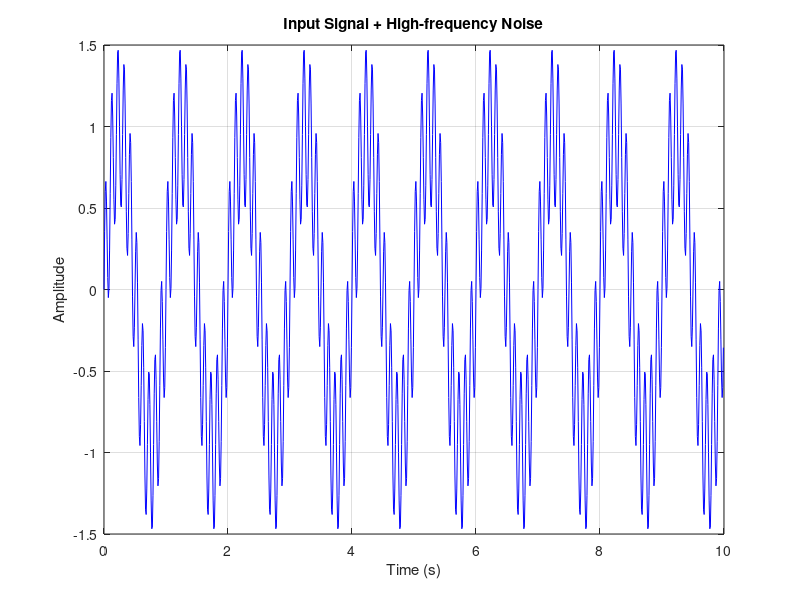

Here is the MATLAB script that generated this plot:
% Input Signal + High-frequency Noise
clc;
clear;
close all;

% กำหนดตัวแปร
N = 1000;               % จำนวนจุดข้อมูล
fs = 100;               % ความถี่สุ่มตัวอย่าง 100 Hz
n = 0:N-1;              % ลำดับจุดข้อมูล
t = n/fs;               % เวลา

% สร้างสัญญาณต้นฉบับ ความถี่ 1 Hz
s2 = sin(2*pi*1*n/fs);

% สร้าง Noise ความถี่สูง 10 Hz แล้วบวกเข้ากับสัญญาณเดิม
x2 = s2 + 0.5*sin(2*pi*10*n/fs);

% แสดงกราฟสัญญาณที่มี Noise
figure;
plot(t,x2,'b');
xlabel('Time (s)');
ylabel('Amplitude');
title('Input Signal + High-frequency Noise');
grid on;
